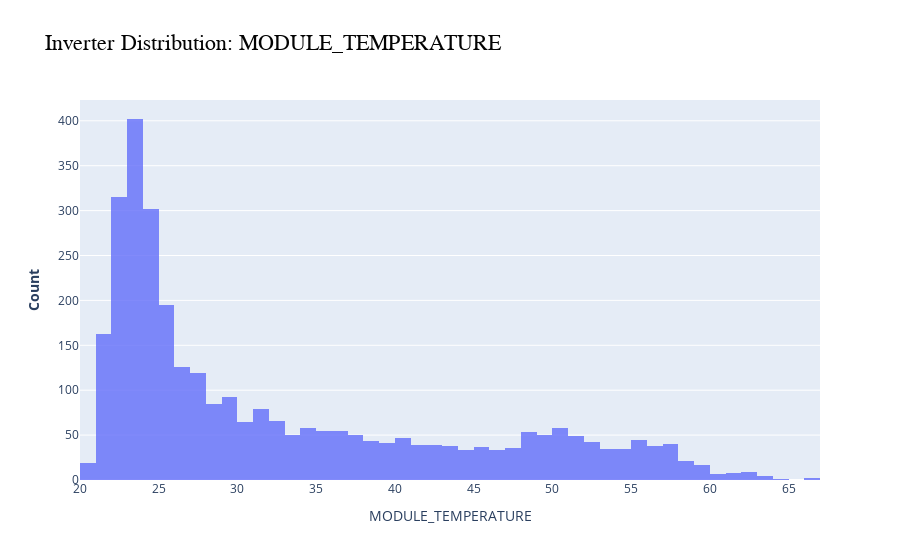

Write notebook code for a chart like this one.
### Markdown cell above
## Plotting with plotly "graph_objects"

### Code cell
import plotly.graph_objects as go

SOURCE_KEY = '4UPUqMRk7TRMgml'
column = 'MODULE_TEMPERATURE'

inverter_raw = df.set_index('SOURCE_KEY').loc[SOURCE_KEY]

x = inverter_raw[column].values
        
fig = go.Figure(data=[go.Histogram(x=x, opacity=0.8)])

        #Update Layout
fig.update_layout(title=go.layout.Title(text="Inverter Distribution: {}".format(column), font=dict(
                family="Times New Roman",
                size=22,
                color="#030303",                
            )))

fig.update_xaxes(title_text="{}".format(column))

        # Set y-axes titles
fig.update_yaxes(title_text="<b>Count</b>")

### Figure 1 — Plotly figure (JSON) as saved in the notebook; plotly's stock layout.template omitted (floating-point values rounded to 4 significant figures; data arrays with more than 128 entries replaced by an {"elided": "..."} marker saying what was removed)
{"data": [{"opacity": 0.8, "type": "histogram", "x": {"elided": "3195 float values"}}], "layout": {"title": {"font": {"color": "#030303", "family": "Times New Roman", "size": 22}, "text": "Inverter Distribution: MODULE_TEMPERATURE"}, "xaxis": {"title": {"text": "MODULE_TEMPERATURE"}}, "yaxis": {"title": {"text": "<b>Count</b>"}}}}
